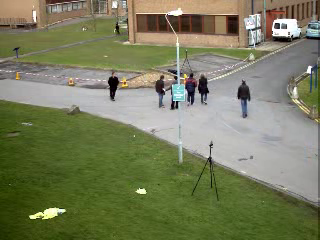
#> input picture frame 79 of MD-BS/people.mov, 320 x 240 px
$ python contor.py
#> lines starting #> are read from the running program, lines starting #| are printed output that depends on the picture; after the words box and inside, x2 and y2 are one past the last pixel; in counts of white or black regions, pixels touching at a corner belong together
import cv2
import numpy as np
def main():
   #window_name="Cam feed"
   #cv2.namedWindow(window_name)
   cap=cv2.VideoCapture("people.mov")

   # [6 lines of commented-out code are left out]


   if cap.isOpened():

      ret,frame = cap.read()
#> frame is the input picture: shape (240, 320, 3); mean B, G, R 92.9, 125, 120.9

   else:
      ret =False

   ret,frame1 = cap.read()
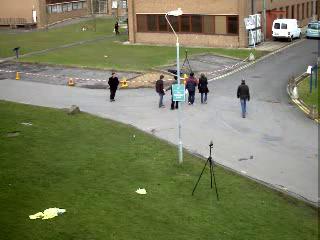
#> input picture frame 80 of MD-BS/people.mov, 320 x 240 px
#> frame1 is the input picture: shape (240, 320, 3); mean B, G, R 92.7, 124.9, 120.7
   ret,frame2 = cap.read()
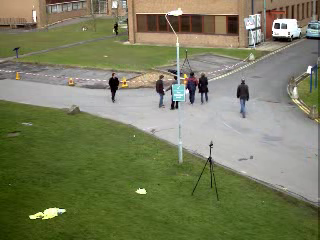
#> input picture frame 81 of MD-BS/people.mov, 320 x 240 px
#> frame2 is the input picture: shape (240, 320, 3); mean B, G, R 93.1, 125.2, 121.1

   while ret:
      ret,frame = cap.read()
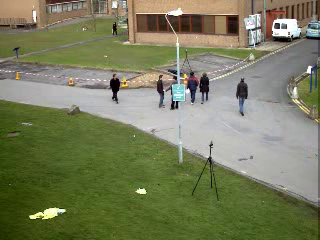
#> input picture frame 82 of MD-BS/people.mov, 320 x 240 px
#> frame is the input picture: shape (240, 320, 3); mean B, G, R 92.9, 125.2, 121
      #VideoFileOutput.write(frame)

      d=cv2.absdiff(frame1,frame2)
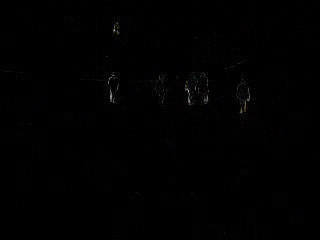
#> d: shape (240, 320, 3); mean B, G, R 1, 0.9, 0.9

      grey=cv2.cvtColor(d,cv2.COLOR_BGR2GRAY)

      blur =cv2.GaussianBlur(grey,(21, 21), 0)
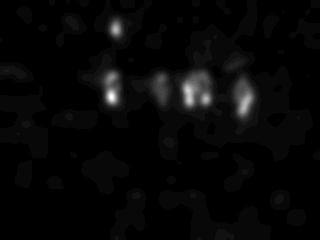
#> blur: shape (240, 320); min 0, max 30, mean 0.9; drawn with min black and max white
      ret,th=cv2.threshold(blur,30,255,cv2.THRESH_BINARY)
#> th: shape (240, 320); every value is 0
      dilated=cv2.dilate(th,np.ones((3,3),np.uint8),iterations=2)
      c,_=cv2.findContours(dilated,cv2.RETR_TREE,cv2.CHAIN_APPROX_SIMPLE)
#> c = []

      cv2.drawContours(frame1,c,-1,(0,255,0),2)

      #cv2.imshow("win1",frame2)
      cv2.imshow("inter",frame1)

      key = cv2.waitKey(1) & 0xFF
#> (key q is pressed here)
      if key == ord('q'):
        break

      frame1 = frame2
      ret,frame2= cap.read()
   cv2.destroyAllWindows()
   #VideoFileOutput.release()
   cap.release()
main()

$ run again, starting later in the video
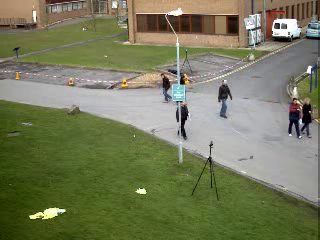
#> input picture frame 357 of MD-BS/people.mov, 320 x 240 px
#> in main, frame is the input picture: shape (240, 320, 3); mean B, G, R 91.1, 122.7, 118.6
#> in main, `ret,th=cv2.threshold(blur,30,255,cv2.THRESH_BINARY)`:
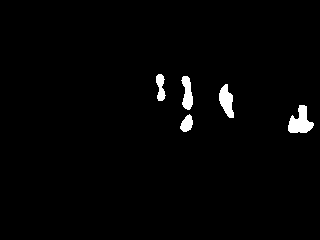
#> th: shape (240, 320); 1.8% white; 5 white regions, box (x1, y1, x2, y2) and area: (288, 105, 314, 133) 435, (219, 84, 234, 118) 320, (181, 76, 193, 110) 271, (156, 74, 166, 101) 177, (180, 114, 193, 132) 156
#> dilated: shape (240, 320); 3.1% white; 4 white regions
#> c = 5 contours, 1 with area under 20; largest, box (x1, y1, x2, y2) and area: (178, 74, 195, 134) 709, (286, 103, 316, 135) 638, (217, 82, 236, 120) 490, (154, 72, 168, 103) 320
#> in main, `cv2.drawContours(frame1,c,-1,(0,255,0),2)`:
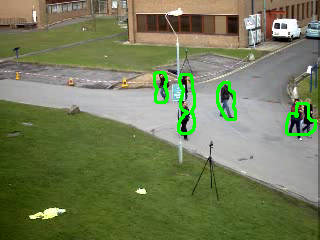
#> frame1: shape (240, 320, 3); mean B, G, R 88.3, 124.8, 115.8

$ run again, starting later in the video
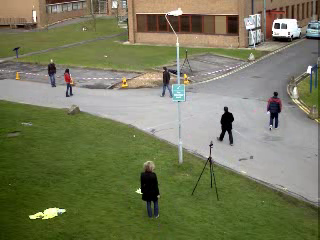
#> input picture frame 636 of MD-BS/people.mov, 320 x 240 px
#> in main, frame is the input picture: shape (240, 320, 3); mean B, G, R 91.1, 122.1, 118.8
#> in main, `ret,th=cv2.threshold(blur,30,255,cv2.THRESH_BINARY)`:
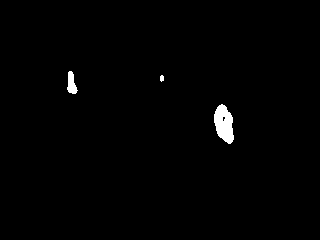
#> th: shape (240, 320); 0.96% white; 3 white regions, box (x1, y1, x2, y2) and area: (214, 104, 234, 144) 554, (67, 71, 78, 94) 158, (160, 75, 164, 82) 23
#> dilated: shape (240, 320); 1.6% white; 3 white regions
#> c = 3 contours; box (x1, y1, x2, y2) and area: (212, 102, 236, 146) 768, (65, 69, 80, 96) 276, (158, 73, 166, 84) 67
#> in main, `cv2.drawContours(frame1,c,-1,(0,255,0),2)`:
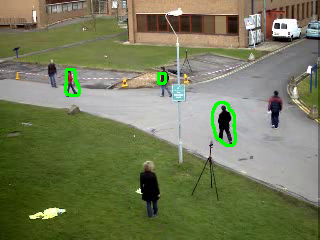
#> frame1: shape (240, 320, 3); mean B, G, R 90, 123.1, 117.6
